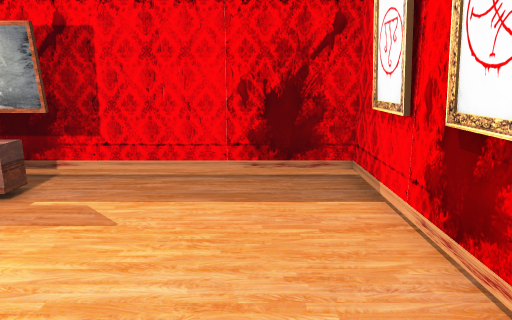
[1] (above)

12 first-person views from a walk through a scene from a Unity 3-D project. The camera is 1.4 m above the floor, tilts 12° down and sees 70° across. The floor is counted in squares, 0.5 m on a side. Each view is taken from the middle of a square. On the plan, view 1 faces up. The plan holds only what a view shows up to about 20 squares ahead; the rest is blank. The place goes on beyond the plan. Some surface patterns are stand-ins.

[2]
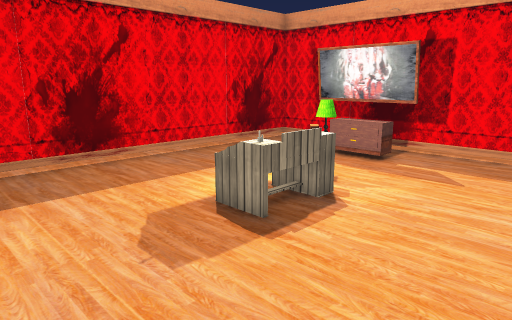

[3]
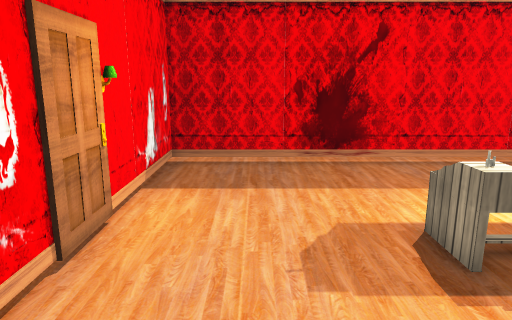

[4]
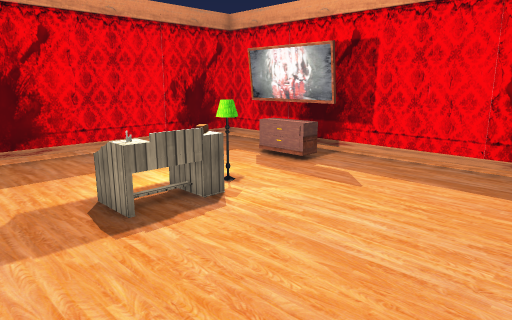

[5]
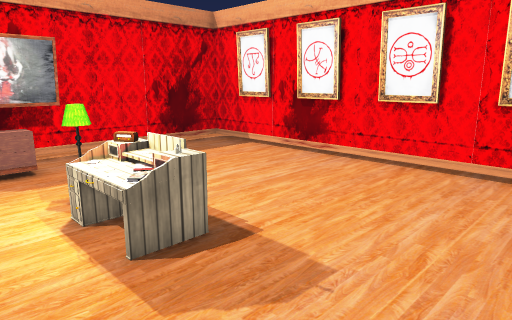

[6]
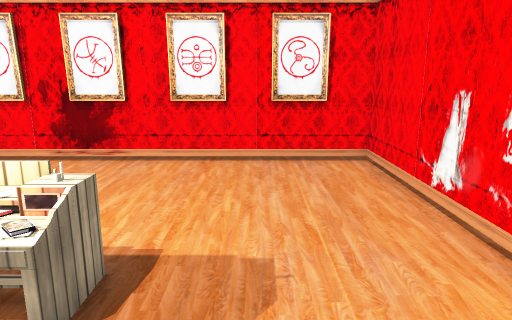

[7]
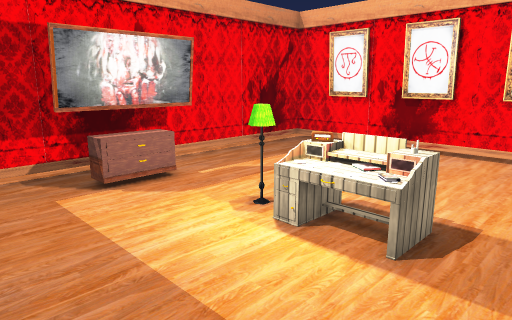

[8]
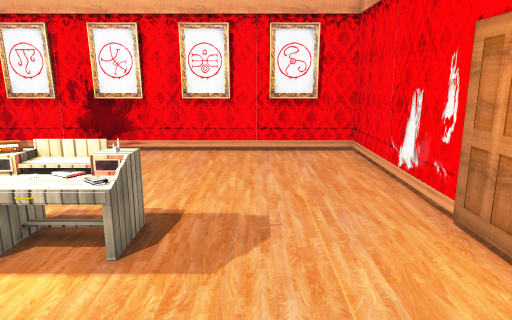

[9]
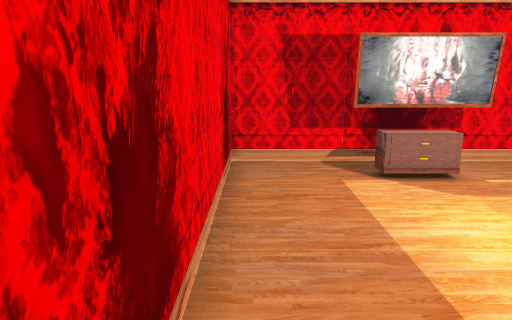

[10]
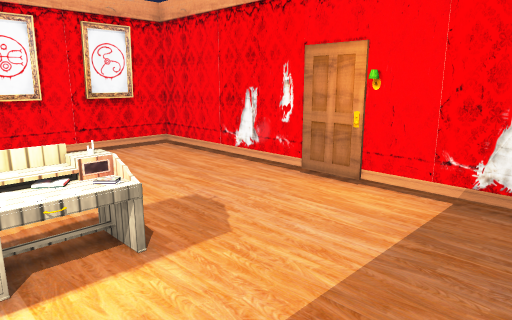

[11]
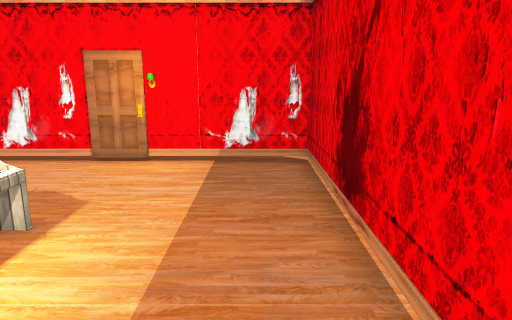

[12]
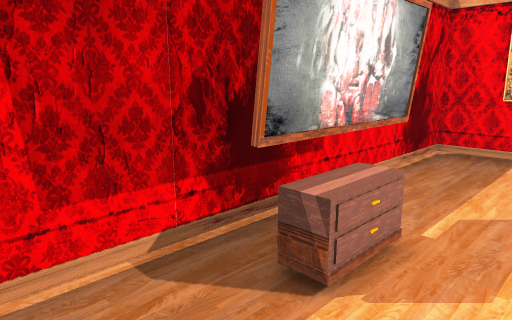

### Floor plan
Key: @ floor where view 1 was taken; # wall or solid block; . floor; O other object.
Columns run from 13 left of view 1 to 3 right of it. Each row starts with its distance up from view 1.
 11 #################
 10 #...............#
  9 #....OOO........#
  8 #....OOO........#
  7 #...............#
  6 #...............#
  5 #......O........#
  4 #.....OOO.......#
  3 #.....OOO.......#
  2 #.....OOO.......#
  1 #......OO.......#
  0 #............@..#
 -1 #...............#
 -2 #...............#
 -3 #...............#
 -4 #...............#
 -5 #################

Where each view was taken, in squares from view 1:
view 1: 0 up, 0 right, facing up
view 2: 4 down, 0 right, facing up-left
view 3: 2 down, 0 right, facing left
view 4: 2 down, 2 right, facing up-left
view 5: 4 down, 9 left, facing up-right
view 6: 1 down, 10 left, facing right
view 7: 1 down, 12 left, facing up-right
view 8: 1 down, 12 left, facing right
view 9: 2 down, 12 left, facing up
view 10: 4 up, 12 left, facing down-right
view 11: 8 up, 11 left, facing down
view 12: 6 up, 12 left, facing up-right
